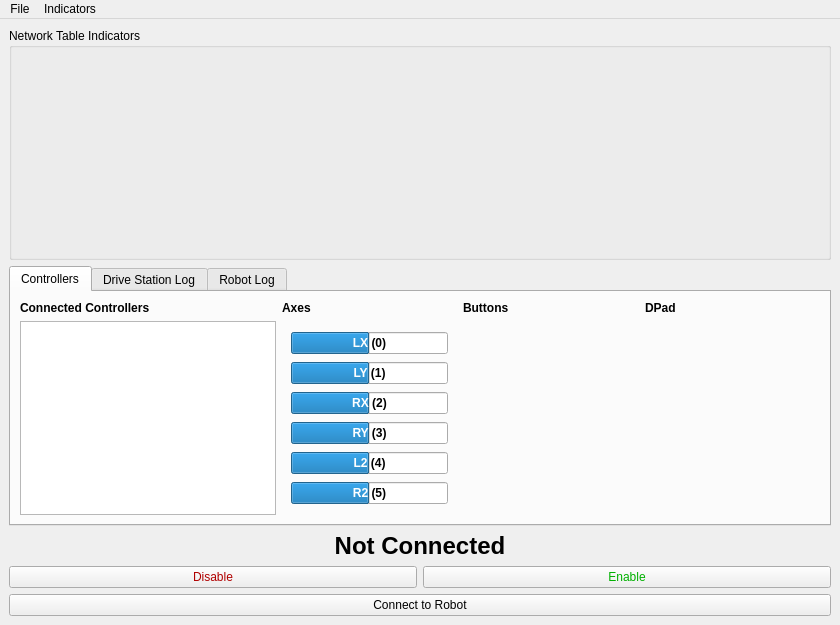
<?xml version="1.0" encoding="UTF-8"?>
<ui version="4.0">
 <class>DriveStation</class>
 <widget class="QMainWindow" name="DriveStation">
  <property name="geometry">
   <rect>
    <x>0</x>
    <y>0</y>
    <width>840</width>
    <height>625</height>
   </rect>
  </property>
  <property name="windowTitle">
   <string>ArPiRobot DriveStation</string>
  </property>
  <widget class="QWidget" name="centralwidget">
   <layout class="QVBoxLayout" name="verticalLayout_2" stretch="0,0,0">
    <item>
     <widget class="QGroupBox" name="gbxTop">
      <property name="sizePolicy">
       <sizepolicy hsizetype="Preferred" vsizetype="Expanding">
        <horstretch>0</horstretch>
        <verstretch>0</verstretch>
       </sizepolicy>
      </property>
      <property name="title">
       <string>Network Table Indicators</string>
      </property>
     </widget>
    </item>
    <item>
     <widget class="QTabWidget" name="tabs">
      <property name="sizePolicy">
       <sizepolicy hsizetype="Expanding" vsizetype="Minimum">
        <horstretch>0</horstretch>
        <verstretch>0</verstretch>
       </sizepolicy>
      </property>
      <property name="minimumSize">
       <size>
        <width>0</width>
        <height>200</height>
       </size>
      </property>
      <property name="currentIndex">
       <number>0</number>
      </property>
      <widget class="QWidget" name="tab">
       <attribute name="title">
        <string>Controllers</string>
       </attribute>
       <layout class="QGridLayout" name="gridLayout_2">
        <item row="0" column="2">
         <widget class="QLabel" name="label_5">
          <property name="font">
           <font>
            <weight>75</weight>
            <bold>true</bold>
           </font>
          </property>
          <property name="text">
           <string>Axes</string>
          </property>
         </widget>
        </item>
        <item row="1" column="0" colspan="2">
         <widget class="QListWidget" name="listWidget">
          <property name="sizePolicy">
           <sizepolicy hsizetype="Fixed" vsizetype="Expanding">
            <horstretch>0</horstretch>
            <verstretch>0</verstretch>
           </sizepolicy>
          </property>
         </widget>
        </item>
        <item row="0" column="0">
         <widget class="QLabel" name="label_2">
          <property name="font">
           <font>
            <weight>75</weight>
            <bold>true</bold>
           </font>
          </property>
          <property name="text">
           <string>Connected Controllers</string>
          </property>
         </widget>
        </item>
        <item row="1" column="2">
         <widget class="QWidget" name="widget_2" native="true">
          <property name="sizePolicy">
           <sizepolicy hsizetype="Expanding" vsizetype="Preferred">
            <horstretch>0</horstretch>
            <verstretch>0</verstretch>
           </sizepolicy>
          </property>
          <layout class="QVBoxLayout" name="verticalLayout_3">
           <item>
            <widget class="QProgressBar" name="pbarLX">
             <property name="font">
              <font>
               <weight>75</weight>
               <bold>true</bold>
              </font>
             </property>
             <property name="minimum">
              <number>-100</number>
             </property>
             <property name="value">
              <number>0</number>
             </property>
             <property name="alignment">
              <set>Qt::AlignCenter</set>
             </property>
             <property name="textVisible">
              <bool>true</bool>
             </property>
             <property name="invertedAppearance">
              <bool>false</bool>
             </property>
             <property name="format">
              <string>LX (0)</string>
             </property>
            </widget>
           </item>
           <item>
            <widget class="QProgressBar" name="pbarLY">
             <property name="font">
              <font>
               <weight>75</weight>
               <bold>true</bold>
              </font>
             </property>
             <property name="minimum">
              <number>-100</number>
             </property>
             <property name="value">
              <number>0</number>
             </property>
             <property name="alignment">
              <set>Qt::AlignCenter</set>
             </property>
             <property name="textVisible">
              <bool>true</bool>
             </property>
             <property name="invertedAppearance">
              <bool>false</bool>
             </property>
             <property name="format">
              <string>LY (1)</string>
             </property>
            </widget>
           </item>
           <item>
            <widget class="QProgressBar" name="pbarRX">
             <property name="font">
              <font>
               <weight>75</weight>
               <bold>true</bold>
              </font>
             </property>
             <property name="minimum">
              <number>-100</number>
             </property>
             <property name="value">
              <number>0</number>
             </property>
             <property name="alignment">
              <set>Qt::AlignCenter</set>
             </property>
             <property name="textVisible">
              <bool>true</bool>
             </property>
             <property name="invertedAppearance">
              <bool>false</bool>
             </property>
             <property name="format">
              <string>RX (2)</string>
             </property>
            </widget>
           </item>
           <item>
            <widget class="QProgressBar" name="pbarRY">
             <property name="font">
              <font>
               <weight>75</weight>
               <bold>true</bold>
              </font>
             </property>
             <property name="minimum">
              <number>-100</number>
             </property>
             <property name="value">
              <number>0</number>
             </property>
             <property name="alignment">
              <set>Qt::AlignCenter</set>
             </property>
             <property name="textVisible">
              <bool>true</bool>
             </property>
             <property name="invertedAppearance">
              <bool>false</bool>
             </property>
             <property name="format">
              <string>RY (3)</string>
             </property>
            </widget>
           </item>
           <item>
            <widget class="QProgressBar" name="pbarL2">
             <property name="font">
              <font>
               <weight>75</weight>
               <bold>true</bold>
              </font>
             </property>
             <property name="minimum">
              <number>-100</number>
             </property>
             <property name="value">
              <number>0</number>
             </property>
             <property name="alignment">
              <set>Qt::AlignCenter</set>
             </property>
             <property name="textVisible">
              <bool>true</bool>
             </property>
             <property name="invertedAppearance">
              <bool>false</bool>
             </property>
             <property name="format">
              <string>L2 (4)</string>
             </property>
            </widget>
           </item>
           <item>
            <widget class="QProgressBar" name="pbarR2">
             <property name="font">
              <font>
               <weight>75</weight>
               <bold>true</bold>
              </font>
             </property>
             <property name="minimum">
              <number>-100</number>
             </property>
             <property name="value">
              <number>0</number>
             </property>
             <property name="alignment">
              <set>Qt::AlignCenter</set>
             </property>
             <property name="textVisible">
              <bool>true</bool>
             </property>
             <property name="invertedAppearance">
              <bool>false</bool>
             </property>
             <property name="format">
              <string>R2 (5)</string>
             </property>
            </widget>
           </item>
          </layout>
         </widget>
        </item>
        <item row="1" column="3">
         <widget class="QWidget" name="widget_3" native="true">
          <property name="sizePolicy">
           <sizepolicy hsizetype="Expanding" vsizetype="Preferred">
            <horstretch>0</horstretch>
            <verstretch>0</verstretch>
           </sizepolicy>
          </property>
         </widget>
        </item>
        <item row="1" column="4">
         <widget class="QWidget" name="widget_4" native="true">
          <property name="sizePolicy">
           <sizepolicy hsizetype="Expanding" vsizetype="Preferred">
            <horstretch>0</horstretch>
            <verstretch>0</verstretch>
           </sizepolicy>
          </property>
         </widget>
        </item>
        <item row="0" column="3">
         <widget class="QLabel" name="label_3">
          <property name="font">
           <font>
            <weight>75</weight>
            <bold>true</bold>
           </font>
          </property>
          <property name="text">
           <string>Buttons</string>
          </property>
         </widget>
        </item>
        <item row="0" column="4">
         <widget class="QLabel" name="label_4">
          <property name="font">
           <font>
            <weight>75</weight>
            <bold>true</bold>
           </font>
          </property>
          <property name="text">
           <string>DPad</string>
          </property>
         </widget>
        </item>
       </layout>
      </widget>
      <widget class="QWidget" name="tab_2">
       <attribute name="title">
        <string>Drive Station Log</string>
       </attribute>
      </widget>
      <widget class="QWidget" name="tab_3">
       <attribute name="title">
        <string>Robot Log</string>
       </attribute>
      </widget>
     </widget>
    </item>
    <item>
     <widget class="QWidget" name="widget" native="true">
      <property name="sizePolicy">
       <sizepolicy hsizetype="Preferred" vsizetype="Preferred">
        <horstretch>0</horstretch>
        <verstretch>0</verstretch>
       </sizepolicy>
      </property>
      <layout class="QGridLayout" name="gridLayout">
       <property name="leftMargin">
        <number>0</number>
       </property>
       <property name="topMargin">
        <number>0</number>
       </property>
       <property name="rightMargin">
        <number>0</number>
       </property>
       <property name="bottomMargin">
        <number>0</number>
       </property>
       <item row="1" column="1">
        <widget class="QPushButton" name="btnEnable">
         <property name="styleSheet">
          <string notr="true">color: rgb(0, 176, 0);</string>
         </property>
         <property name="text">
          <string>Enable</string>
         </property>
        </widget>
       </item>
       <item row="1" column="0">
        <widget class="QPushButton" name="btnDisable">
         <property name="styleSheet">
          <string notr="true">color: rgb(176, 0, 0);</string>
         </property>
         <property name="text">
          <string>Disable</string>
         </property>
        </widget>
       </item>
       <item row="2" column="0" colspan="2">
        <widget class="QPushButton" name="btnConnect">
         <property name="text">
          <string>Connect to Robot</string>
         </property>
        </widget>
       </item>
       <item row="0" column="0" colspan="2">
        <widget class="QLabel" name="label">
         <property name="font">
          <font>
           <pointsize>18</pointsize>
           <weight>75</weight>
           <bold>true</bold>
          </font>
         </property>
         <property name="text">
          <string>Not Connected</string>
         </property>
         <property name="alignment">
          <set>Qt::AlignCenter</set>
         </property>
        </widget>
       </item>
      </layout>
     </widget>
    </item>
   </layout>
  </widget>
  <widget class="QMenuBar" name="menubar">
   <property name="geometry">
    <rect>
     <x>0</x>
     <y>0</y>
     <width>840</width>
     <height>21</height>
    </rect>
   </property>
   <widget class="QMenu" name="menuFile">
    <property name="title">
     <string>File</string>
    </property>
    <addaction name="actionSettings"/>
    <addaction name="actionAbout_2"/>
   </widget>
   <widget class="QMenu" name="menuAdd">
    <property name="title">
     <string>Indicators</string>
    </property>
    <addaction name="actionNewKey"/>
    <addaction name="actionClear_Indicators"/>
   </widget>
   <addaction name="menuFile"/>
   <addaction name="menuAdd"/>
  </widget>
  <action name="actionClear">
   <property name="text">
    <string>Clear Indicators</string>
   </property>
  </action>
  <action name="actionOpen">
   <property name="text">
    <string>Open</string>
   </property>
  </action>
  <action name="actionSave">
   <property name="text">
    <string>Save Indicators</string>
   </property>
  </action>
  <action name="actionSettings">
   <property name="text">
    <string>Settings</string>
   </property>
  </action>
  <action name="actionEditable">
   <property name="text">
    <string>Editable</string>
   </property>
  </action>
  <action name="actionNewKey">
   <property name="text">
    <string>Add Indicator</string>
   </property>
  </action>
  <action name="actionExisting_Keys">
   <property name="text">
    <string>Existing Keys</string>
   </property>
  </action>
  <action name="actionAbout">
   <property name="text">
    <string>About</string>
   </property>
  </action>
  <action name="actionSave_As">
   <property name="text">
    <string>Save As</string>
   </property>
  </action>
  <action name="actionClear_Indicators">
   <property name="text">
    <string>Clear Indicators</string>
   </property>
  </action>
  <action name="actionAbout_2">
   <property name="text">
    <string>About</string>
   </property>
  </action>
 </widget>
 <resources/>
 <connections/>
</ui>
